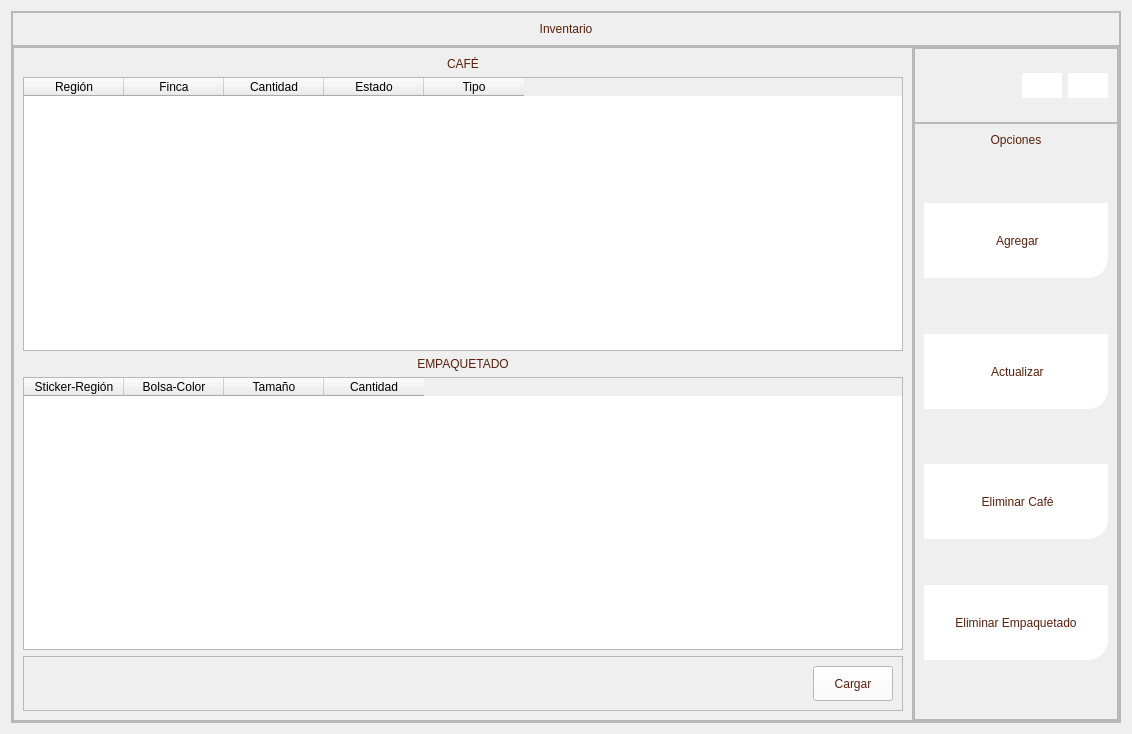
         <widget class="QWidget" name="page_inventario">
          <layout class="QVBoxLayout" name="verticalLayout_6">
           <item>
            <widget class="QFrame" name="frame_9">
             <property name="frameShape">
              <enum>QFrame::StyledPanel</enum>
             </property>
             <property name="frameShadow">
              <enum>QFrame::Raised</enum>
             </property>
             <layout class="QVBoxLayout" name="verticalLayout_8">
              <property name="spacing">
               <number>0</number>
              </property>
              <property name="leftMargin">
               <number>0</number>
              </property>
              <property name="topMargin">
               <number>0</number>
              </property>
              <property name="rightMargin">
               <number>0</number>
              </property>
              <property name="bottomMargin">
               <number>0</number>
              </property>
              <item>
               <widget class="QFrame" name="frame_10">
                <property name="maximumSize">
                 <size>
                  <width>16777215</width>
                  <height>50</height>
                 </size>
                </property>
                <property name="frameShape">
                 <enum>QFrame::StyledPanel</enum>
                </property>
                <property name="frameShadow">
                 <enum>QFrame::Raised</enum>
                </property>
                <layout class="QVBoxLayout" name="verticalLayout_10">
                 <item>
                  <widget class="QLabel" name="label_50">
                   <property name="minimumSize">
                    <size>
                     <width>0</width>
                     <height>0</height>
                    </size>
                   </property>
                   <property name="maximumSize">
                    <size>
                     <width>16777215</width>
                     <height>16777215</height>
                    </size>
                   </property>
                   <property name="styleSheet">
                    <string notr="true">color: rgb(89, 31, 11);
font: 75 12pt &quot;Open Sans Semibold&quot;</string>
                   </property>
                   <property name="text">
                    <string>Inventario</string>
                   </property>
                   <property name="alignment">
                    <set>Qt::AlignCenter</set>
                   </property>
                  </widget>
                 </item>
                </layout>
               </widget>
              </item>
              <item>
               <widget class="QFrame" name="frame_11">
                <property name="frameShape">
                 <enum>QFrame::StyledPanel</enum>
                </property>
                <property name="frameShadow">
                 <enum>QFrame::Raised</enum>
                </property>
                <layout class="QHBoxLayout" name="horizontalLayout_7">
                 <property name="spacing">
                  <number>0</number>
                 </property>
                 <property name="leftMargin">
                  <number>0</number>
                 </property>
                 <property name="topMargin">
                  <number>0</number>
                 </property>
                 <property name="rightMargin">
                  <number>0</number>
                 </property>
                 <property name="bottomMargin">
                  <number>0</number>
                 </property>
                 <item>
                  <widget class="QFrame" name="frame_12">
                   <property name="minimumSize">
                    <size>
                     <width>900</width>
                     <height>0</height>
                    </size>
                   </property>
                   <property name="maximumSize">
                    <size>
                     <width>900</width>
                     <height>16777215</height>
                    </size>
                   </property>
                   <property name="frameShape">
                    <enum>QFrame::StyledPanel</enum>
                   </property>
                   <property name="frameShadow">
                    <enum>QFrame::Raised</enum>
                   </property>
                   <layout class="QVBoxLayout" name="verticalLayout_11">
                    <item>
                     <widget class="QLabel" name="label">
                      <property name="styleSheet">
                       <string notr="true">color: rgb(89, 31, 11);
font: 75 12pt &quot;Open Sans Semibold&quot;</string>
                      </property>
                      <property name="text">
                       <string>CAFÉ</string>
                      </property>
                      <property name="alignment">
                       <set>Qt::AlignCenter</set>
                      </property>
                     </widget>
                    </item>
                    <item>
                     <widget class="QTableWidget" name="tableWidget">
                      <column>
                       <property name="text">
                        <string>Región</string>
                       </property>
                      </column>
                      <column>
                       <property name="text">
                        <string>Finca</string>
                       </property>
                      </column>
                      <column>
                       <property name="text">
                        <string>Cantidad</string>
                       </property>
                      </column>
                      <column>
                       <property name="text">
                        <string>Estado</string>
                       </property>
                      </column>
                      <column>
                       <property name="text">
                        <string>Tipo</string>
                       </property>
                      </column>
                     </widget>
                    </item>
                    <item>
                     <widget class="QLabel" name="label_2">
                      <property name="styleSheet">
                       <string notr="true">color: rgb(89, 31, 11);
font: 75 12pt &quot;Open Sans Semibold&quot;</string>
                      </property>
                      <property name="text">
                       <string>EMPAQUETADO</string>
                      </property>
                      <property name="alignment">
                       <set>Qt::AlignCenter</set>
                      </property>
                     </widget>
                    </item>
                    <item>
                     <widget class="QTableWidget" name="tableWidget_2">
                      <column>
                       <property name="text">
                        <string>Sticker-Región</string>
                       </property>
                      </column>
                      <column>
                       <property name="text">
                        <string>Bolsa-Color</string>
                       </property>
                      </column>
                      <column>
                       <property name="text">
                        <string>Tamaño</string>
                       </property>
                      </column>
                      <column>
                       <property name="text">
                        <string>Cantidad</string>
                       </property>
                      </column>
                     </widget>
                    </item>
                    <item>
                     <widget class="QFrame" name="frame_108">
                      <property name="minimumSize">
                       <size>
                        <width>0</width>
                        <height>50</height>
                       </size>
                      </property>
                      <property name="frameShape">
                       <enum>QFrame::StyledPanel</enum>
                      </property>
                      <property name="frameShadow">
                       <enum>QFrame::Raised</enum>
                      </property>
                      <layout class="QHBoxLayout" name="horizontalLayout_62">
                       <item>
                        <spacer name="horizontalSpacer_26">
                         <property name="orientation">
                          <enum>Qt::Horizontal</enum>
                         </property>
                         <property name="sizeHint" stdset="0">
                          <size>
                           <width>749</width>
                           <height>20</height>
                          </size>
                         </property>
                        </spacer>
                       </item>
                       <item>
                        <widget class="QPushButton" name="cargar_invetario">
                         <property name="minimumSize">
                          <size>
                           <width>0</width>
                           <height>35</height>
                          </size>
                         </property>
                         <property name="styleSheet">
                          <string notr="true">QFrame{
background-color: rgb(51, 157, 255);
}

QPushButton{
color: rgb(89, 31, 11);
background-color: rgb(255, 255, 255);
font: 75 9pt &quot;Open Sans Semibold&quot;
}

QPushButton:hover{
color: rgb(255, 255, 255);
background-color: rgb(209, 172, 127);
font: 75 9pt  &quot;Open Sans Semibold&quot;
}
</string>
                         </property>
                         <property name="text">
                          <string>Cargar</string>
                         </property>
                        </widget>
                       </item>
                      </layout>
                     </widget>
                    </item>
                   </layout>
                  </widget>
                 </item>
                 <item>
                  <widget class="QFrame" name="frame_13">
                   <property name="frameShape">
                    <enum>QFrame::StyledPanel</enum>
                   </property>
                   <property name="frameShadow">
                    <enum>QFrame::Raised</enum>
                   </property>
                   <layout class="QVBoxLayout" name="verticalLayout_9">
                    <property name="spacing">
                     <number>0</number>
                    </property>
                    <property name="leftMargin">
                     <number>0</number>
                    </property>
                    <property name="topMargin">
                     <number>0</number>
                    </property>
                    <property name="rightMargin">
                     <number>0</number>
                    </property>
                    <property name="bottomMargin">
                     <number>0</number>
                    </property>
                    <item>
                     <widget class="QFrame" name="frame_14">
                      <property name="minimumSize">
                       <size>
                        <width>0</width>
                        <height>75</height>
                       </size>
                      </property>
                      <property name="maximumSize">
                       <size>
                        <width>16777215</width>
                        <height>75</height>
                       </size>
                      </property>
                      <property name="frameShape">
                       <enum>QFrame::StyledPanel</enum>
                      </property>
                      <property name="frameShadow">
                       <enum>QFrame::Raised</enum>
                      </property>
                      <layout class="QHBoxLayout" name="horizontalLayout_8">
                       <item>
                        <spacer name="horizontalSpacer_5">
                         <property name="orientation">
                          <enum>Qt::Horizontal</enum>
                         </property>
                         <property name="sizeHint" stdset="0">
                          <size>
                           <width>98</width>
                           <height>20</height>
                          </size>
                         </property>
                        </spacer>
                       </item>
                       <item>
                        <widget class="QPushButton" name="btn_menu_3">
                         <property name="minimumSize">
                          <size>
                           <width>40</width>
                           <height>25</height>
                          </size>
                         </property>
                         <property name="maximumSize">
                          <size>
                           <width>40</width>
                           <height>16777215</height>
                          </size>
                         </property>
                         <property name="styleSheet">
                          <string notr="true">QFrame{
background-color: rgb(51, 157, 255);
}

QPushButton{
color: rgb(255, 255, 255);
background-color: rgb(255, 255, 255);
border-bottom-left-radius:1px;
font: 75 9pt &quot;Open Sans Semibold&quot;
}

QPushButton:hover{
color: rgb(0, 0, 0);
background-color: rgb(209, 172, 127);
border-bottom-left-radius:1px;
font: 75 9pt  &quot;Open Sans Semibold&quot;
}
</string>
                         </property>
                         <property name="text">
                          <string/>
                         </property>
                         <property name="icon">
                          <iconset>
                           <normaloff>Imagenes/Imagen5.png</normaloff>Imagenes/Imagen5.png</iconset>
                         </property>
                         <property name="iconSize">
                          <size>
                           <width>40</width>
                           <height>2035</height>
                          </size>
                         </property>
                        </widget>
                       </item>
                       <item>
                        <widget class="QPushButton" name="btn_menu_4">
                         <property name="minimumSize">
                          <size>
                           <width>40</width>
                           <height>25</height>
                          </size>
                         </property>
                         <property name="maximumSize">
                          <size>
                           <width>40</width>
                           <height>16777215</height>
                          </size>
                         </property>
                         <property name="styleSheet">
                          <string notr="true">QFrame{
background-color: rgb(51, 157, 255);
}

QPushButton{
color: rgb(255, 255, 255);
background-color: rgb(255, 255, 255);
border-bottom-left-radius:1px;
font: 75 9pt &quot;Open Sans Semibold&quot;
}

QPushButton:hover{
color: rgb(0, 0, 0);
background-color: rgb(209, 172, 127);
border-bottom-left-radius:1px;
font: 75 9pt  &quot;Open Sans Semibold&quot;
}
</string>
                         </property>
                         <property name="text">
                          <string/>
                         </property>
                         <property name="icon">
                          <iconset>
                           <normaloff>Imagenes/Imagen6.png</normaloff>Imagenes/Imagen6.png</iconset>
                         </property>
                         <property name="iconSize">
                          <size>
                           <width>40</width>
                           <height>2035</height>
                          </size>
                         </property>
                        </widget>
                       </item>
                      </layout>
                     </widget>
                    </item>
                    <item>
                     <widget class="QFrame" name="frame_menu_2">
                      <property name="frameShape">
                       <enum>QFrame::StyledPanel</enum>
                      </property>
                      <property name="frameShadow">
                       <enum>QFrame::Raised</enum>
                      </property>
                      <layout class="QVBoxLayout" name="verticalLayout_12">
                       <item>
                        <widget class="QLabel" name="label_6">
                         <property name="styleSheet">
                          <string notr="true">color: rgb(89, 31, 11);
font: 75 12pt &quot;Open Sans Semibold&quot;</string>
                         </property>
                         <property name="text">
                          <string>Opciones</string>
                         </property>
                         <property name="alignment">
                          <set>Qt::AlignCenter</set>
                         </property>
                        </widget>
                       </item>
                       <item>
                        <spacer name="verticalSpacer_5">
                         <property name="orientation">
                          <enum>Qt::Vertical</enum>
                         </property>
                         <property name="sizeHint" stdset="0">
                          <size>
                           <width>20</width>
                           <height>50</height>
                          </size>
                         </property>
                        </spacer>
                       </item>
                       <item>
                        <widget class="QPushButton" name="btn_agregar_I">
                         <property name="minimumSize">
                          <size>
                           <width>150</width>
                           <height>75</height>
                          </size>
                         </property>
                         <property name="styleSheet">
                          <string notr="true">QFrame{
background-color: rgb(51, 157, 255);
}

QPushButton{
color: rgb(89, 31, 11);
	background-color: rgb(255, 255, 255);
border-bottom-right-radius:20px;
font: 75 9pt  &quot;Open Sans Semibold&quot;
}

QPushButton:hover{
color: rgb(255, 255, 255);
background-color: rgb(222, 184, 135);
border-bottom-right-radius:20px;
font: 75 9pt &quot;Open Sans Semibold&quot;

}</string>
                         </property>
                         <property name="text">
                          <string> Agregar</string>
                         </property>
                         <property name="icon">
                          <iconset>
                           <normaloff>Imagenes/cafe.png</normaloff>Imagenes/cafe.png</iconset>
                         </property>
                         <property name="iconSize">
                          <size>
                           <width>50</width>
                           <height>50</height>
                          </size>
                         </property>
                        </widget>
                       </item>
                       <item>
                        <spacer name="verticalSpacer_6">
                         <property name="orientation">
                          <enum>Qt::Vertical</enum>
                         </property>
                         <property name="sizeHint" stdset="0">
                          <size>
                           <width>20</width>
                           <height>50</height>
                          </size>
                         </property>
                        </spacer>
                       </item>
                       <item>
                        <widget class="QPushButton" name="btn_actualizar_I">
                         <property name="minimumSize">
                          <size>
                           <width>150</width>
                           <height>75</height>
                          </size>
                         </property>
                         <property name="styleSheet">
                          <string notr="true">QFrame{
background-color: rgb(51, 157, 255);
}

QPushButton{
color: rgb(89, 31, 11);
	background-color: rgb(255, 255, 255);
border-bottom-right-radius:20px;
font: 75 9pt  &quot;Open Sans Semibold&quot;
}

QPushButton:hover{
color: rgb(255, 255, 255);
background-color: rgb(222, 184, 135);
border-bottom-right-radius:20px;
font: 75 9pt &quot;Open Sans Semibold&quot;

}</string>
                         </property>
                         <property name="text">
                          <string> Actualizar</string>
                         </property>
                         <property name="icon">
                          <iconset>
                           <normaloff>Imagenes/granos-de-cafe.png</normaloff>Imagenes/granos-de-cafe.png</iconset>
                         </property>
                         <property name="iconSize">
                          <size>
                           <width>50</width>
                           <height>50</height>
                          </size>
                         </property>
                        </widget>
                       </item>
                       <item>
                        <spacer name="verticalSpacer_7">
                         <property name="orientation">
                          <enum>Qt::Vertical</enum>
                         </property>
                         <property name="sizeHint" stdset="0">
                          <size>
                           <width>20</width>
                           <height>49</height>
                          </size>
                         </property>
                        </spacer>
                       </item>
                       <item>
                        <widget class="QPushButton" name="btn_eliminar_I">
                         <property name="minimumSize">
                          <size>
                           <width>150</width>
                           <height>75</height>
                          </size>
                         </property>
                         <property name="styleSheet">
                          <string notr="true">QFrame{
background-color: rgb(51, 157, 255);
}

QPushButton{
color: rgb(89, 31, 11);
	background-color: rgb(255, 255, 255);
border-bottom-right-radius:20px;
font: 75 9pt  &quot;Open Sans Semibold&quot;
}

QPushButton:hover{
color: rgb(255, 255, 255);
background-color: rgb(222, 184, 135);
border-bottom-right-radius:20px;
font: 75 9pt &quot;Open Sans Semibold&quot;

}</string>
                         </property>
                         <property name="text">
                          <string> Eliminar Café</string>
                         </property>
                         <property name="icon">
                          <iconset>
                           <normaloff>Imagenes/grano-de-cafe.png</normaloff>Imagenes/grano-de-cafe.png</iconset>
                         </property>
                         <property name="iconSize">
                          <size>
                           <width>50</width>
                           <height>50</height>
                          </size>
                         </property>
                        </widget>
                       </item>
                       <item>
                        <spacer name="verticalSpacer_2">
                         <property name="orientation">
                          <enum>Qt::Vertical</enum>
                         </property>
                         <property name="sizeHint" stdset="0">
                          <size>
                           <width>20</width>
                           <height>40</height>
                          </size>
                         </property>
                        </spacer>
                       </item>
                       <item>
                        <widget class="QPushButton" name="btn_eliminar_2">
                         <property name="minimumSize">
                          <size>
                           <width>0</width>
                           <height>75</height>
                          </size>
                         </property>
                         <property name="styleSheet">
                          <string notr="true">QFrame{
background-color: rgb(51, 157, 255);
}

QPushButton{
color: rgb(89, 31, 11);
	background-color: rgb(255, 255, 255);
border-bottom-right-radius:20px;
font: 75 7pt  &quot;Open Sans Semibold&quot;
}

QPushButton:hover{
color: rgb(255, 255, 255);
background-color: rgb(222, 184, 135);
border-bottom-right-radius:20px;
font: 75 7pt &quot;Open Sans Semibold&quot;

}</string>
                         </property>
                         <property name="text">
                          <string>Eliminar Empaquetado</string>
                         </property>
                         <property name="icon">
                          <iconset>
                           <normaloff>Imagenes/bolsa-de-cafe.png</normaloff>Imagenes/bolsa-de-cafe.png</iconset>
                         </property>
                         <property name="iconSize">
                          <size>
                           <width>50</width>
                           <height>50</height>
                          </size>
                         </property>
                        </widget>
                       </item>
                       <item>
                        <spacer name="verticalSpacer_8">
                         <property name="orientation">
                          <enum>Qt::Vertical</enum>
                         </property>
                         <property name="sizeHint" stdset="0">
                          <size>
                           <width>20</width>
                           <height>50</height>
                          </size>
                         </property>
                        </spacer>
                       </item>
                      </layout>
                     </widget>
                    </item>
                   </layout>
                  </widget>
                 </item>
                </layout>
               </widget>
              </item>
             </layout>
            </widget>
           </item>
          </layout>
         </widget>
